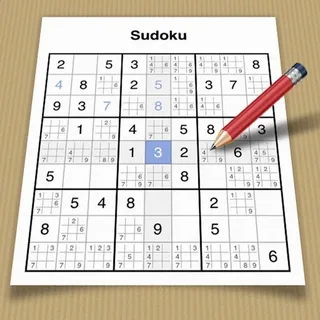
#> input picture Lab3/sudoku.jpg, 320 x 320 px, found by its file name
$ python Lab12_2.py
#> lines starting #> are read from the running program, lines starting #| are printed output that depends on the picture; after the words box and inside, x2 and y2 are one past the last pixel; in counts of white or black regions, pixels touching at a corner belong together
import cv2 as cv
import numpy as np

# === ЛР12_2. Обнаружение прямых линий
# === По примеру из:
# === https://docs.opencv.org/3.4/d6/d10/tutorial_py_houghlines.html

# 1. Загружаем изображение судоку (много прямых линий)
img = cv.imread('Lab3/sudoku.jpg')
#> img is the input picture: shape (320, 320, 3); mean B, G, R 191.2, 204.4, 212.8
assert img is not None, "Файл Lab3/sudoku.jpg не найден."

gray = cv.cvtColor(img, cv.COLOR_BGR2GRAY)
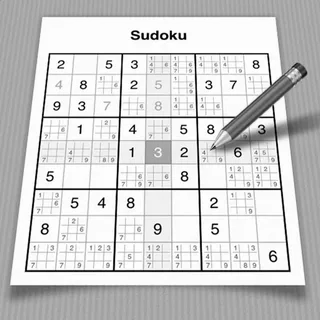
#> gray: shape (320, 320); min 0, max 255, mean 205.4

# 2. Находим границы (Canny)
edges = cv.Canny(gray, 50, 150, apertureSize=3)
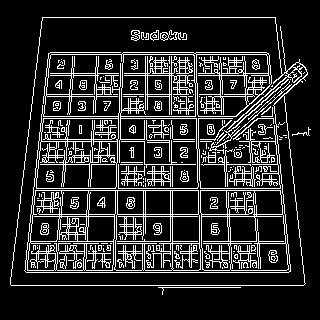
#> edges: shape (320, 320); 16.3% white in thin lines or dots, all inside (x1, y1, x2, y2) = (10, 17, 311, 295)

#cv.imshow('Edges', edges)

# 3. Классический Хафф (HoughLines)
lines = cv.HoughLines(edges, rho=1, theta=np.pi / 180, threshold=200)
#> lines = 19 rows, first 8: [285, 1.57], [272, 1.57], [241, 1.57], [216, 1.57], [190, 1.57], [270, 1.57], [188, 1.57], [214, 1.57]

img_hough = img.copy()
if lines is not None:
    for rho, theta in lines[:, 0]:
        a = np.cos(theta)
        b = np.sin(theta)
        x0 = a * rho
        y0 = b * rho
        x1 = int(x0 + 1000 * (-b))
        y1 = int(y0 + 1000 * (a))
        x2 = int(x0 - 1000 * (-b))
        y2 = int(y0 - 1000 * (a))
        cv.line(img_hough, (x1, y1), (x2, y2), (0, 0, 255), 2)
#> this loop made 19 passes
#> (rho, theta, a, b, x0, y0, x1, y1) on passes 1 to 12: (285, 1.57, -4.37e-08, 1, -1.25e-05, 285, -1000, 284), (272, 1.57, -4.37e-08, 1, -1.19e-05, 272, -1000, 271), (241, 1.57, -4.37e-08, 1, -1.05e-05, 241, -1000, 240), (216, 1.57, -4.37e-08, 1, -9.44e-06, 216, -1000, 215), (190, 1.57, -4.37e-08, 1, -8.31e-06, 190, -1000, 189), (270, 1.57, -4.37e-08, 1, -1.18e-05, 270, -1000, 269), (188, 1.57, -4.37e-08, 1, -8.22e-06, 188, -1000, 187), (214, 1.57, -4.37e-08, 1, -9.35e-06, 214, -1000, 213), (243, 1.57, -4.37e-08, 1, -1.06e-05, 243, -1000, 242), (17, 1.57, -4.37e-08, 1, -7.43e-07, 17, -1000, 16), (164, 1.57, -4.37e-08, 1, -7.17e-06, 164, -1000, 163), (44, 0.122, 0.993, 0.122, 43.67, 5.36, -78, 997)
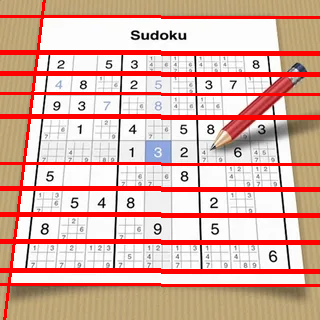
#> img_hough: shape (320, 320, 3); 15.49% of pixels changed, all inside (x1, y1, x2, y2) = (0, 0, 320, 320)

#cv.imshow('HoughLines', img_hough)

# 4. Пробабилистический Хафф (HoughLinesP)
lines_p = cv.HoughLinesP(edges, 1, np.pi / 180, threshold=100, minLineLength=50, maxLineGap=10)
#> lines_p = 48 rows, first 6: [11, 285, 303, 285], [27, 243, 287, 243], [33, 188, 282, 188], [26, 272, 288, 272], [10, 283, 42, 17], [28, 241, 287, 241]

img_hough_p = img.copy()
if lines_p is not None:
    for l in lines_p:
        x1, y1, x2, y2 = l[0]
        cv.line(img_hough_p, (x1, y1), (x2, y2), (0, 255, 0), 2)
#> this loop made 48 passes
#> (x1, y1, x2, y2) on passes 1 to 12: (11, 285, 303, 285), (27, 243, 287, 243), (33, 188, 282, 188), (26, 272, 288, 272), (10, 283, 42, 17), (28, 241, 287, 241), (50, 52, 266, 52), (24, 270, 290, 270), (36, 164, 291, 164), (33, 190, 282, 190), (30, 216, 285, 216), (43, 17, 275, 17)
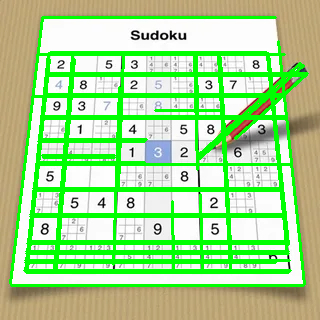
#> img_hough_p: shape (320, 320, 3); mean B, G, R 147.2, 217.8, 166.9

cv.imshow('HoughLinesP', img_hough_p)

cv.waitKey(0)
cv.destroyAllWindows()
